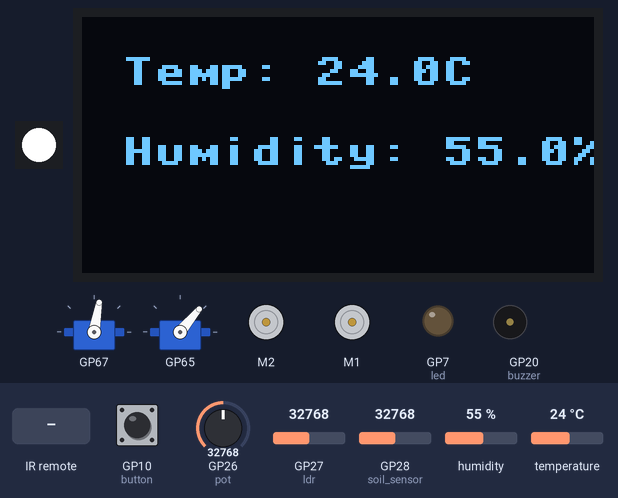
The program below on a simulated Raspberry Pi Pico running MicroPython. On the bench: 1 RGB LEDs in strip order, left to right, 128×64 one-colour display, 2 × servo, 2 × DC motor (green arrow = forward, orange = backward, longer = faster), output pins drawn as LEDs (lit = HIGH), buzzer (waves = sounding). Inputs (shaded band) come from the test bench; at power-on: GP10 (button) HIGH, GP27 (ldr) = 32768, temperature 24 °C, GP26 (pot) = 32768, GP28 (soil_sensor) = 32768, humidity 55 % (analog values on the 0–65535 scale). What the program prints to the serial console is not drawn.

Above: at 1.2 s.
1.3 s: GP10 (button) pulled LOW for 0.15 s
At 1.52 s:
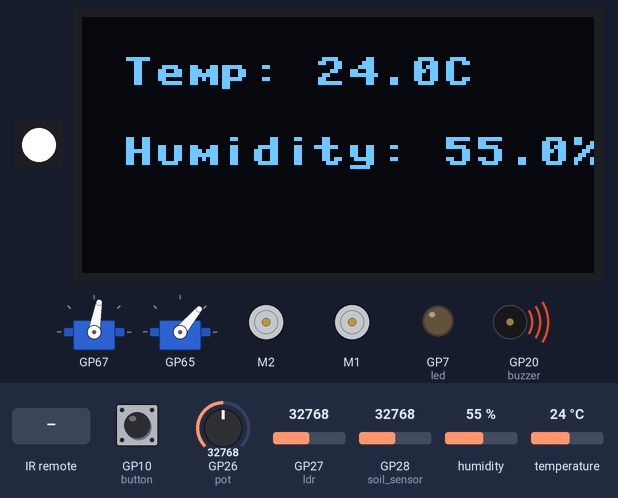
2.0 s: GP27 (ldr) set to 8832
5.0 s: GP27 (ldr) set to 7632
At 6.2 s:
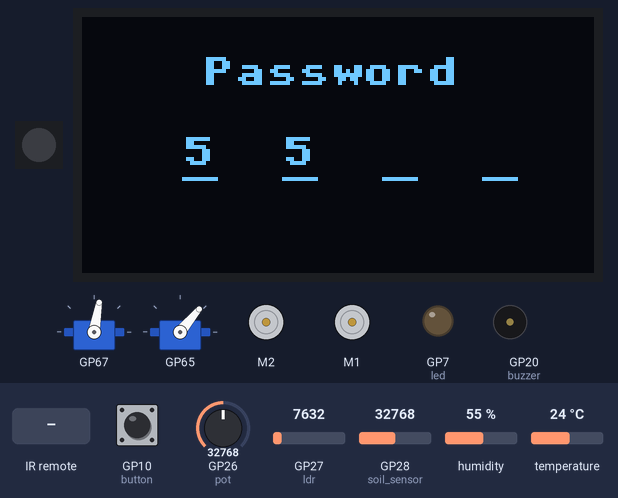
6.5 s: infrared code 0x45 received
At 7.6 s:
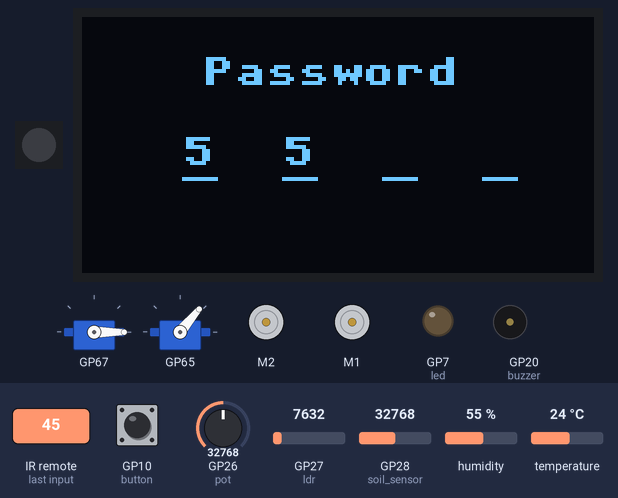
8.1 s: temperature set to 25.1 °C
9.6 s: temperature set to 26.7 °C
At 11.0 s:
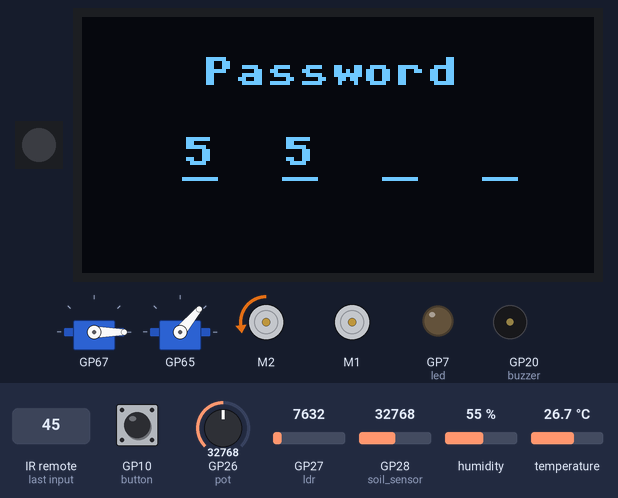
Timing chart, 0 to 12.1 s (numbered marks = the images above; inputs shaded):
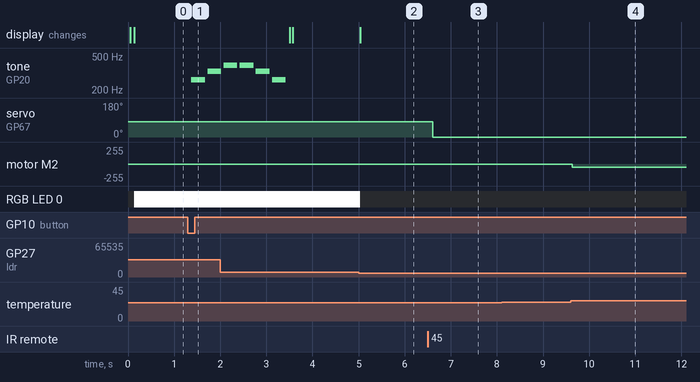

The program:

Smart_Home_Pro.py
```python
# Libraries
from picobricks import SSD1306_I2C, WS2812, SHTC3, NEC_16, IR_RX, MotorDriver
from machine import Pin, I2C, PWM, ADC, UART, Timer
import utime
import time

# OLED display dimensions
WIDTH  = 128
HEIGHT = 64

# IR remote control variables
ir_data = 0
data_rcvd = False

# Password settings for the lock
correct_password = [1, 2, 3, 4]
password = [0,0,0,0]

# Various control variables
lock_state = 0
buttonReleased = 1
passIndex = 0
digitCounter = 1
user_soil = 0
user_fan = 0
oldDigit = 0
control = 0
button_press_time = None

# Melody settings
melody = [262, 330, 392, 392, 330, 262]
duration = 0.3

doorClosed = 80
doorOpen = 0
windowClosed = 50
windowOpen = 0

tempThreshold = 26
ldrThreshold = 8000
soilThreshold = 50

# Function to lock the safe
def lockTheSafe():
    oled.fill(0)
    oled.text("Locking...", 30, 20)
    oled.show()
    utime.sleep(0.3)
    motor.servo(4, doorClosed) # Move servo to locked position
    motor.servo(2,windowClosed)
    led.low()

# Function to unlock the safe
def unlockTheSafe():
    led.high()
    oled.fill(0)
    oled.text("Unlocked!", 30, 20)
    oled.show()
    utime.sleep(0.3)
    motor.servo(4, doorOpen) # Move servo to unlocked position
    motor.servo(2,windowOpen)
    utime.sleep(5)
    lockTheSafe()  # Relock after 5 seconds

# Function to check if entered password is correct
def passwordCheck(definedPassword, enteredPassword):
    for i in range(len(definedPassword)):
        if definedPassword[i] != enteredPassword[i]:
            return False
    return True

# Callback function for IR remote signals
def ir_callback(data, addr, ctrl):
    global ir_data
    global ir_addr, data_rcvd
    if data > 0:
        ir_data = data
        ir_addr = addr
        print('Data {:02x} Addr {:04x}'.format(data, addr))
        data_rcvd = True

# Function to play a melody
def play_melody():
    for note in melody:
        buzzer.duty_u16(32767)
        buzzer.freq(note)
        time.sleep(duration)
        buzzer.duty_u16(0)
        time.sleep(0.05)

# Initialize hardware components
i2c = I2C(0, scl=Pin(5), sda=Pin(4))
ws2812 = WS2812(6,brightness=1)
ir = NEC_16(Pin(0, Pin.IN), ir_callback)
motor = MotorDriver(i2c)
shtc = SHTC3(i2c)
oled = SSD1306_I2C(WIDTH, HEIGHT, i2c, addr=0x3c)
button = Pin(10, Pin.IN, Pin.PULL_UP)
buzzer = PWM(Pin(20))
soil_sensor = ADC(Pin(28))
ldr = ADC(Pin(27))
pot = ADC(Pin(26))
led = Pin(7, Pin.OUT)

#Close window and door
motor.servo(4, doorClosed)
motor.servo(2, windowClosed)

while True:
    # Read temperature and humidity from SHTC3 sensor
    temp = shtc.temperature()
    hum = shtc.humidity()

    # Display temperature and humidity on OLED
    if control == 0:
        oled.fill(0)
        oled.show()
        oled.text("Temp: {:.1f}C".format(temp), 10, 10)
        oled.text("Humidity: {:.1f}%".format(hum), 10, 30)
        oled.show()

    # Handle button press logic for melody activation
    if button.value() == 1 and control==0:
        if button_press_time is None:
            button_press_time = utime.ticks_ms()
    elif button.value() == 0:
        if button_press_time is not None:
            press_duration = utime.ticks_diff(utime.ticks_ms(), button_press_time)
            if press_duration >= 1000:
                play_melody()
                control = 1

            button_press_time = None

    # Read light sensor value and adjust LED brightness accordingly
    ldr_value = ldr.read_u16()
    if ldr_value < ldrThreshold:
        ws2812.pixels_fill((0, 0, 0))
    else:
        ws2812.pixels_fill((255, 255, 255))

    ws2812.pixels_show()

    # Process IR remote commands
    if data_rcvd == True:
        data_rcvd = False

        if ir_data == IR_RX.number_1:    # Open door
            motor.servo(4,doorOpen)
        elif ir_data == IR_RX.number_2:    # Close door
            motor.servo(4,doorClosed)
        elif ir_data == IR_RX.number_3:    # Activate soil moisture motor
            motor.dc(1,50,1)
            user_soil = 1
        elif ir_data == IR_RX.number_4:    # Deactivate soil moisture motor
            motor.dc(1,0,0)
            user_soil = 0
        elif ir_data == IR_RX.number_5:    # Activate fan
           motor.dc(2,50,1)
           user_fan = 1
        elif ir_data == IR_RX.number_6:    # Deactivate fan
            motor.dc(2,0,1)
            user_fan = 0
        elif ir_data == IR_RX.number_7:    # Open window
            motor.servo(2,windowOpen)
        elif ir_data == IR_RX.number_8:    # Close window
            motor.servo(2,windowClosed)
        elif ir_data == IR_RX.number_9:  # Play melody
            play_melody()

    # Automatically activate fan based on temperature
    if  temp >= tempThreshold and user_fan == 0:     # Turn on fan
        motor.dc(2,50,1)

    elif temp < tempThreshold and user_fan ==0:    # Turn off fan
        motor.dc(2,0,1)

    # Read soil moisture level
    soil_value = soil_sensor.read_u16()
    soil_moisture = (soil_value / 65535) * 100

    if soil_moisture <= soilThreshold and user_soil == 0:
        motor.dc(1,50,1)
    elif soil_moisture > soilThreshold and user_soil == 0:
        motor.dc(1,0,1)

    # Control door
    if control == 1:
        if lock_state:
            lockTheSafe()
            lock_state = 0
        else:
            digit = int((pot.read_u16()*10)/65536)

            if digit != oldDigit:
                oldDigit = digit
                oled.fill(0)
                oled.text("Password",30,10)
                oled.hline(25, 40, 9, 0xffff)
                oled.hline(50, 40, 9, 0xffff)
                oled.hline(75, 40, 9, 0xffff)
                oled.hline(100, 40, 9, 0xffff)

                for c in range (digitCounter-1):
                    oled.text(str(password[c]),25*(c+1),30)
                oled.text(str(digit),25*digitCounter,30)
                oled.show()

            if button.value() == 0 and buttonReleased == 0:     # button released  (for latch detection)
                buttonReleased = 1

            if button.value() == 1 and buttonReleased == 1:     # button pressed (for latch detection)
                buttonReleased = 0
                password[passIndex] = digit
                digitCounter += 1
                oldDigit = 0

                if passIndex >= 3:
                    passIndex = 0
                    digitCounter = 1
                    if (passwordCheck(correct_password, password)):
                        unlockTheSafe()
                        lock_state = 1
                        control=0
                    else:
                        oled.fill(0)
                        oled.text("Try Again",30,20)
                        oled.show()
                        control=0
                else:
                    passIndex += 1
```

Measured:
- the behaviour switches between 8000 and 7984 on GP27 (ldr) (found by bisection; images 1 and 2)
- the behaviour switches between 25.9 and 26 °C on temperature (found by bisection; images 3 and 4)
- after the input at 1.3 s, tone on GP20 (buzzer): silent → 262 Hz after 0.07 s, → silent 0.30 s later, → 330 Hz 0.05 s later
- after the input at 5.0 s, RGB LED 0: RGB(255, 255, 255) → off at once
- after the input at 6.5 s, servo on GP67: 80° → 0° after 0.10 s
- after the input at 8.1 s, every drawn part: stays the same
- after the input at 9.6 s, motor M2: stopped → backward 50/255 at once
